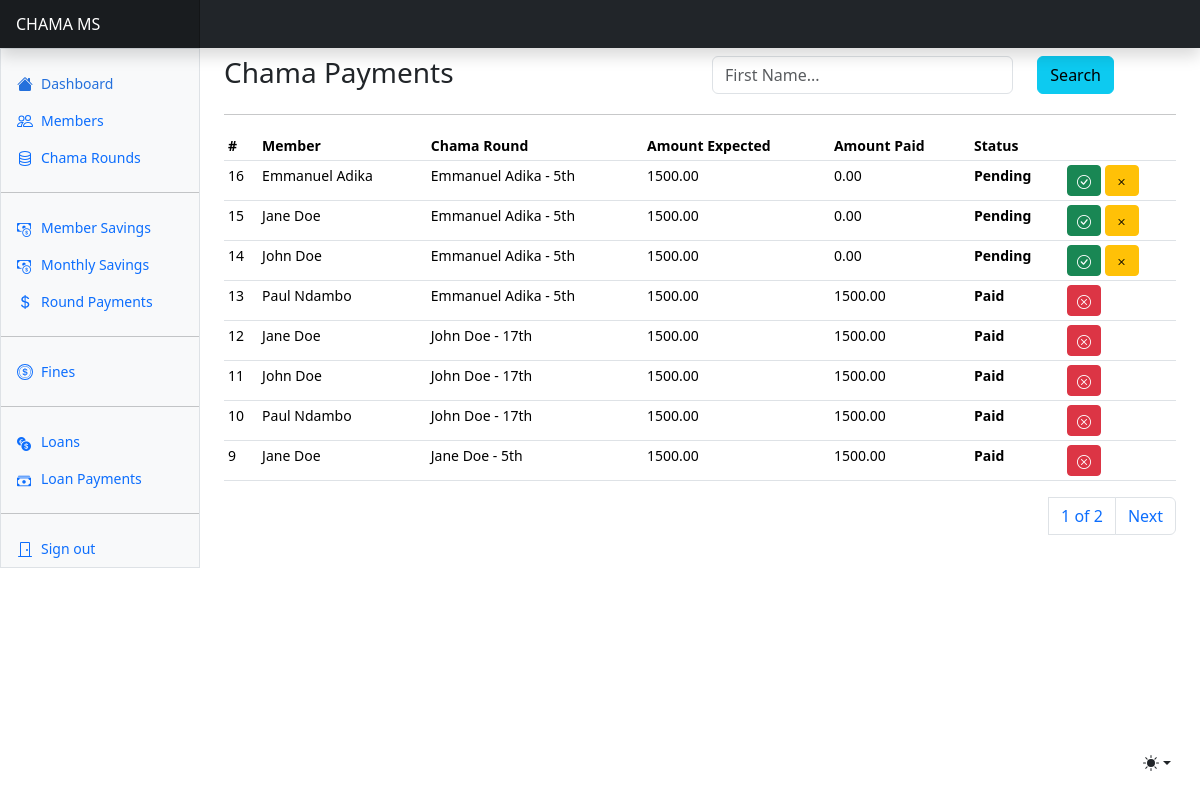
Before: /payments/chama-payments/ with the older database file.
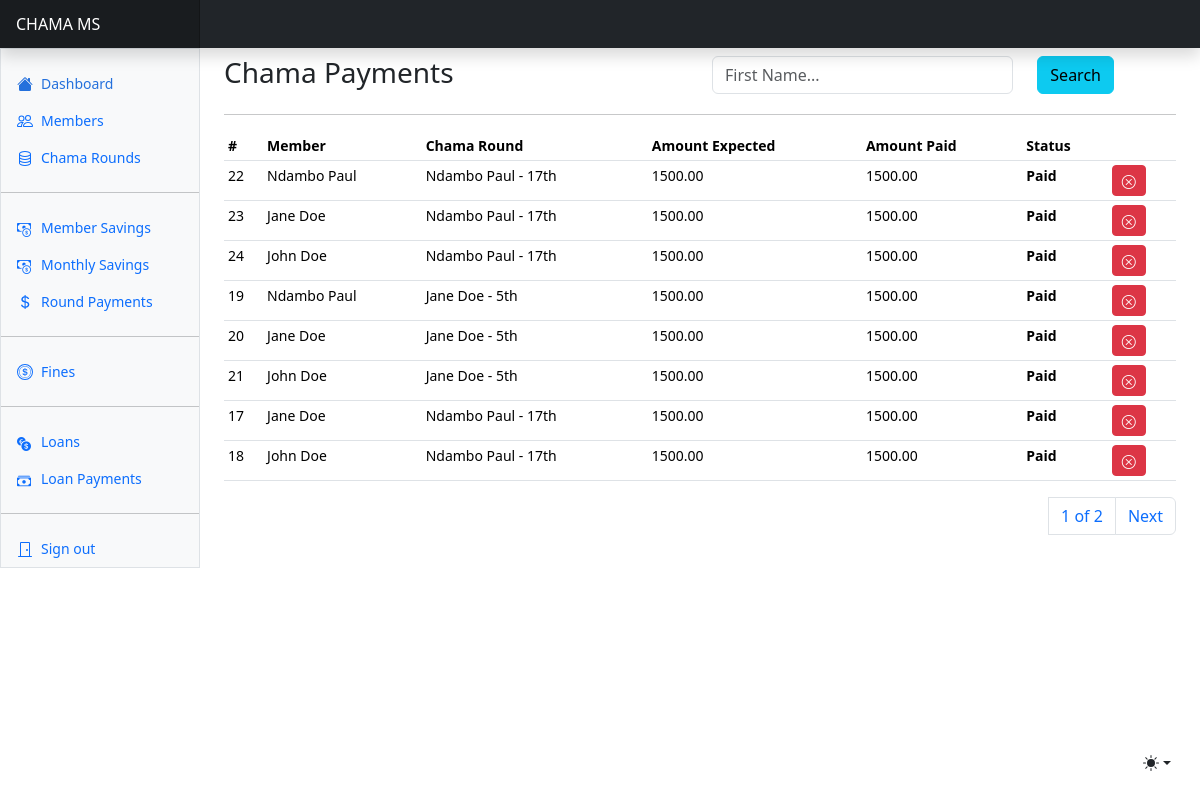
After: the same page with the newer database file.
### finance/models.py (models this page shows, shortened)
class MeriGoRoundPayment(AbstractBaseModel):
    merigoround = models.ForeignKey(MeriGoRound, on_delete=models.CASCADE, null=True)
    member = models.ForeignKey("users.User", on_delete=models.CASCADE, related_name="membermpayments")
    amount_expected = models.DecimalField(max_digits=100, decimal_places=2, default=1500)
    amount_paid = models.DecimalField(max_digits=100, decimal_places=2, default=0)
    chama_round = models.CharField(max_length=255, choices=ROUND_CHOICES)
    paid = models.BooleanField(default=False)
    payment_status = models.CharField(max_length=255, choices=PAYMENT_STATUS, default="Pending")

class MeriGoRound(AbstractBaseModel):
    member = models.ForeignKey("users.User", on_delete=models.CASCADE)
    round_date = models.DateField()
    amount_expected = models.DecimalField(max_digits=100, decimal_places=2, default=0)
    amount_raised = models.DecimalField(max_digits=100, decimal_places=2, default=0)
    done = models.BooleanField(default=False)
    def __str__(self):
        return self.member.first_name + " " + self.member.last_name

### users/models.py (models this page shows, shortened)
class User(AbstractUser, AbstractBaseModel):
    role = models.CharField(max_length=255, choices=USER_ROLES)
    id_number = models.CharField(max_length=255)
    phone_number = models.CharField(max_length=255)
    gender = models.CharField(max_length=255, null=True, blank=True)
    date_joined = models.DateField(null=True)
    address = models.CharField(max_length=255, null=True, blank=True)
    city = models.CharField(max_length=255, null=True)
    county = models.CharField(max_length=255, null=True, blank=True)
    country = models.CharField(max_length=255, null=True, blank=True)
    round_number = models.IntegerField(default=0, null=True, blank=True)
    def __str__(self):
        return f"{self.first_name} {self.last_name}"

### finance/views.py (the view)
# urls.py: path("chama-payments/", chama_round_payments, name="chama-payments"),
def chama_round_payments(request):
    chama_round_payments = MeriGoRoundPayment.objects.all().order_by("-created")
    if request.method == "POST":
        search_text = request.POST.get("search_text")
        print(f"Search Text: {search_text}")
        chama_round_payments = MeriGoRoundPayment.objects.filter(Q(member__first_name__icontains=search_text) | Q(member__last_name__icontains=search_text))
    paginator = Paginator(chama_round_payments, 8)
    page_number = request.GET.get("page")
    page_obj = paginator.get_page(page_number)
    context = {"page_obj": page_obj}
    return render(request, "payments/chama_payments/round_payments.html", context)

### templates/payments/chama_payments/round_payments.html (shortened to what this page needs)
{% extends "base.html" %}
{% block content %}
<div class="row mt-2">
    <div class="col">
        <h3>Chama Payments</h3>
    </div>
    <div class="col">
      <form method="POST">
          <div class="row">
            <div class="col-8">
              <input type="text" class="form-control" name="search_text" id="search_text" placeholder="First Name...">
            </div>
            <div class="col-4">
              <button class="btn btn-info">Search</button>
            </div>
          </div>
      </form>
    </div>
</div>
<hr/>
      <div class="table-responsive small">
        <table class="table table-sm">
          <thead>
            <tr>
              <th scope="col">#</th>
              <th scope="col">Member</th>
              <th scope="col">Chama Round</th>
              <th scope="col">Amount Expected</th>
              <th scope="col">Amount Paid</th>
              <th scope="col">Status</th>
              <th scope="col"></th>
            </tr>
          </thead>
          <tbody>
            {% for payment in page_obj %}
            <tr>
              <td>{{payment.id}}</td>
              <td>{{payment.member}}</td>
              <td>{{payment.merigoround}} - {{payment.chama_round}}</td>
              <td>{{payment.amount_expected}}</td>
              <td>{{payment.amount_paid}}</td>
              <td><b>{{payment.payment_status}}</b></td>
              <td>
                {% if payment.payment_status == "Paid" %}
                <a href="{% url 'chama-payment-as-cancelled' payment.id %}" class="btn btn-danger btn-sm"><i class="bi bi-x-circle"></i></a>
                {% elif payment.payment_status == "Pending" %}
                <a href="{% url 'chama-payment-as-paid' payment.id %}" class="btn btn-success btn-sm"><i class="bi bi-check-circle"></i></a>
                <a href="{% url 'chama-payment-as-defaulted' payment.id %}" class="btn btn-warning btn-sm"><i class="bi bi-x"></i></a>
                {% elif payment.payment_status == "Defaulted" or payment.payment_status == "Cancelled" %}
                <a href="{% url 'chama-payment-as-reset' payment.id %}" class="btn btn-info btn-sm"><i class="bi bi-arrow-clockwise"></i></a>
                {% endif %}
              </td>
            </tr>
            {% endfor %}
          </tbody>
        </table>
        <div>
          <nav aria-label="Page navigation example">
            <ul class="pagination justify-content-end">
              <a class="page-link" href="#">{{ page_obj.number }} of {{ page_obj.paginator.num_pages }}</a>
              {% if page_obj.has_next %}
              <li class="page-item"><a class="page-link" href="?page={{ page_obj.next_page_number }}">Next</a></li>
              {% endif %}
            </ul>
          </nav>
        </div>
      </div>
{% endblock content %}

Changed rows visible on the page:
no longer on this page (row edited): MeriGoRoundPayment: id "16", member "Emmanuel Adika", merigoround "Emmanuel Adika", chama_round "5th", amount_expected "1500.00", amount_paid "0.00", payment_status "Pending"
no longer on this page (row edited): MeriGoRoundPayment: id "15", member "Jane Doe", merigoround "Emmanuel Adika", chama_round "5th", amount_expected "1500.00", amount_paid "0.00", payment_status "Pending"
no longer on this page (row edited): MeriGoRoundPayment: id "14", member "John Doe", merigoround "Emmanuel Adika", chama_round "5th", amount_expected "1500.00", amount_paid "0.00", payment_status "Pending"
no longer on this page (row edited): MeriGoRoundPayment: id "13", member "Paul Ndambo", merigoround "Emmanuel Adika", chama_round "5th", amount_expected "1500.00", amount_paid "1500.00", payment_status "Paid"
removed MeriGoRoundPayment: id "12", member "Jane Doe", merigoround "John Doe", chama_round "17th", amount_expected "1500.00", amount_paid "1500.00", payment_status "Paid"
removed MeriGoRoundPayment: id "11", member "John Doe", merigoround "John Doe", chama_round "17th", amount_expected "1500.00", amount_paid "1500.00", payment_status "Paid"
removed MeriGoRoundPayment: id "10", member "Paul Ndambo", merigoround "John Doe", chama_round "17th", amount_expected "1500.00", amount_paid "1500.00", payment_status "Paid"
removed MeriGoRoundPayment: id "9", member "Jane Doe", merigoround "Jane Doe", chama_round "5th", amount_expected "1500.00", amount_paid "1500.00", payment_status "Paid"
added MeriGoRoundPayment: id "22", member "Ndambo Paul", merigoround "Ndambo Paul", chama_round "17th", amount_expected "1500.00", amount_paid "1500.00", payment_status "Paid"
added MeriGoRoundPayment: id "23", member "Jane Doe", merigoround "Ndambo Paul", chama_round "17th", amount_expected "1500.00", amount_paid "1500.00", payment_status "Paid"
added MeriGoRoundPayment: id "24", member "John Doe", merigoround "Ndambo Paul", chama_round "17th", amount_expected "1500.00", amount_paid "1500.00", payment_status "Paid"
added MeriGoRoundPayment: id "19", member "Ndambo Paul", merigoround "Jane Doe", chama_round "5th", amount_expected "1500.00", amount_paid "1500.00", payment_status "Paid"
added MeriGoRoundPayment: id "20", member "Jane Doe", merigoround "Jane Doe", chama_round "5th", amount_expected "1500.00", amount_paid "1500.00", payment_status "Paid"
added MeriGoRoundPayment: id "21", member "John Doe", merigoround "Jane Doe", chama_round "5th", amount_expected "1500.00", amount_paid "1500.00", payment_status "Paid"
added MeriGoRoundPayment: id "17", member "Jane Doe", merigoround "Ndambo Paul", chama_round "17th", amount_expected "1500.00", amount_paid "1500.00", payment_status "Paid"
added MeriGoRoundPayment: id "18", member "John Doe", merigoround "Ndambo Paul", chama_round "17th", amount_expected "1500.00", amount_paid "1500.00", payment_status "Paid"
